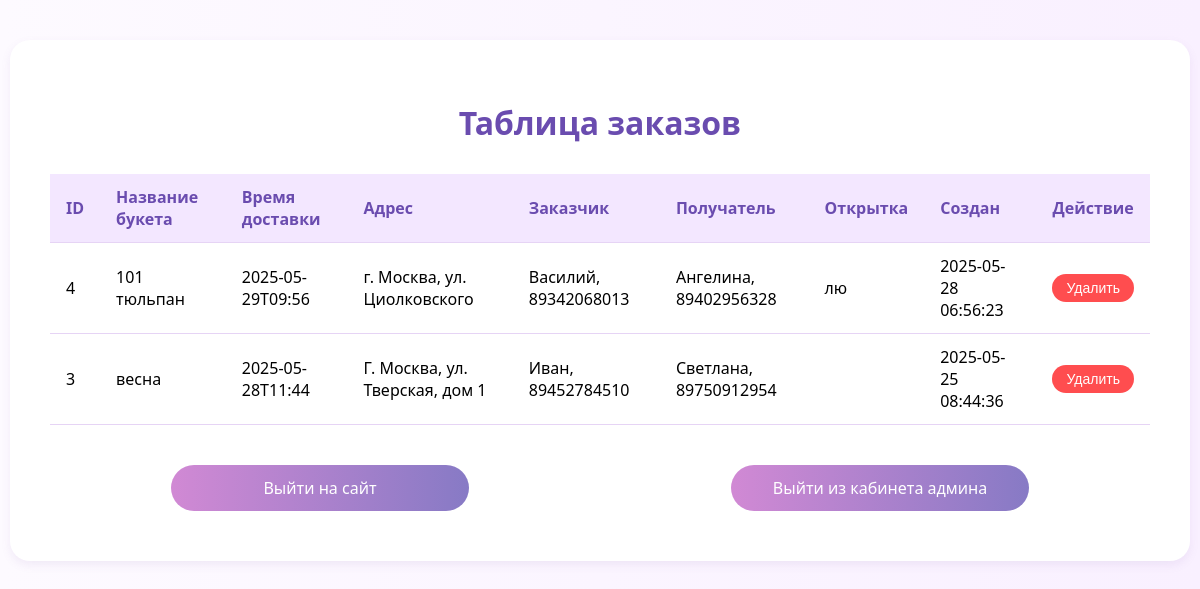
/admin (signed in), run on the app's committed database.
### tables this page shows
CREATE TABLE orders (
    id INTEGER PRIMARY KEY AUTOINCREMENT,
    bouquet_name TEXT,
    delivery_time TEXT,
    address TEXT,
    sender_name TEXT,
    recipient_name TEXT,
    card_message TEXT,
    created_at TIMESTAMP DEFAULT CURRENT_TIMESTAMP
);

### app.py (the view)
@app.route('/admin')
def admin():
    if not session.get('admin_logged_in'):
        return redirect(url_for('admin_login'))
    conn = sqlite3.connect('orders.db')
    cursor = conn.cursor()
    cursor.execute('SELECT * FROM orders ORDER BY created_at DESC')
    orders = cursor.fetchall()
    conn.close()
    return render_template('admin.html', orders=orders)

### templates/admin.html (shortened to what this page needs)
<!DOCTYPE html>
<html lang="ru">
<head>
</head>
<body>
    <div class="container">
        <h1>Таблица заказов</h1>
        <table>
            <tr>
                <th>ID</th>
                <th>Название букета</th>
                <th>Время доставки</th>
                <th>Адрес</th>
                <th>Заказчик</th>
                <th>Получатель</th>
                <th>Открытка</th>
                <th>Создан</th>
                <th>Действие</th>
            </tr>
            {% for order in orders %}
            <tr>
                <td>{{ order[0] }}</td>
                <td>{{ order[1] }}</td>
                <td>{{ order[2] }}</td>
                <td>{{ order[3] }}</td>
                <td>{{ order[4] }}</td>
                <td>{{ order[5] }}</td>
                <td>{{ order[6] }}</td>
                <td>{{ order[7] }}</td>
                <td>
                    <form action="{{ url_for('delete_order', order_id=order[0]) }}" method="post" onsubmit="return confirm('Удалить этот заказ?');">
                        <button type="submit" class="delete-btn">Удалить</button>
                    </form>
                </td>
            </tr>
            {% endfor %}
        </table>
        <div class="button-group">
            <a href="{{ url_for('index') }}" class="logout-btn">Выйти на сайт</a>
            <a href="{{ url_for('admin_logout') }}" class="logout-btn">Выйти из кабинета админа</a>
        </div>
    </div>
</body>
</html>

### templates/admin.html (style rules this page uses)
body { font-family: 'Segoe UI', sans-serif; background: linear-gradient(to right, #fdfaff, #f9f0ff); margin: 0; padding: 0; }
.container { max-width: 1100px; margin: 40px auto; background: #ffffff; padding: 40px; border-radius: 20px; box-shadow: 0 4px 10px rgba(136, 102, 176, 0.1); }
h1 { text-align: center; color: #6a4caf; margin-bottom: 30px; }
table { width: 100%; border-collapse: collapse; margin-bottom: 30px; }
th, td { padding: 12px 16px; text-align: left; border-bottom: 1px solid #e6d4f5; }
th { background-color: #f3e7ff; color: #6a4caf; }
.logout-btn { display: block; margin: 10px auto; background: linear-gradient(to right, #d189d4, #877ac5); color: white; padding: 12px 24px; border-radius: 30px; text-decoration: none; text-align: center; font-size: 16px; border: none; transition: transform 0.2s; width: 250px; }
.delete-btn { background-color: #ff4d4f; color: white; border: none; padding: 6px 14px; border-radius: 20px; cursor: pointer; font-size: 14px; transition: background-color 0.3s; }
.button-group { display: flex; justify-content: center; gap: 20px; }

### data on the page
orders: id "4", bouquet_name "101 тюльпан", delivery_time "2025-05-29T09:56", address "г. Москва, ул. Циолковского", sender_name "Василий, 89342068013", recipient_name "Ангелина, 89402956328", card_message "лю", created_at "2025-05-28 06:56:23"
orders: id "3", bouquet_name "весна", delivery_time "2025-05-28T11:44", address "Г. Москва, ул. Тверская, дом 1", sender_name "Иван, 89452784510", recipient_name "Светлана, 89750912954", created_at "2025-05-25 08:44:36"
